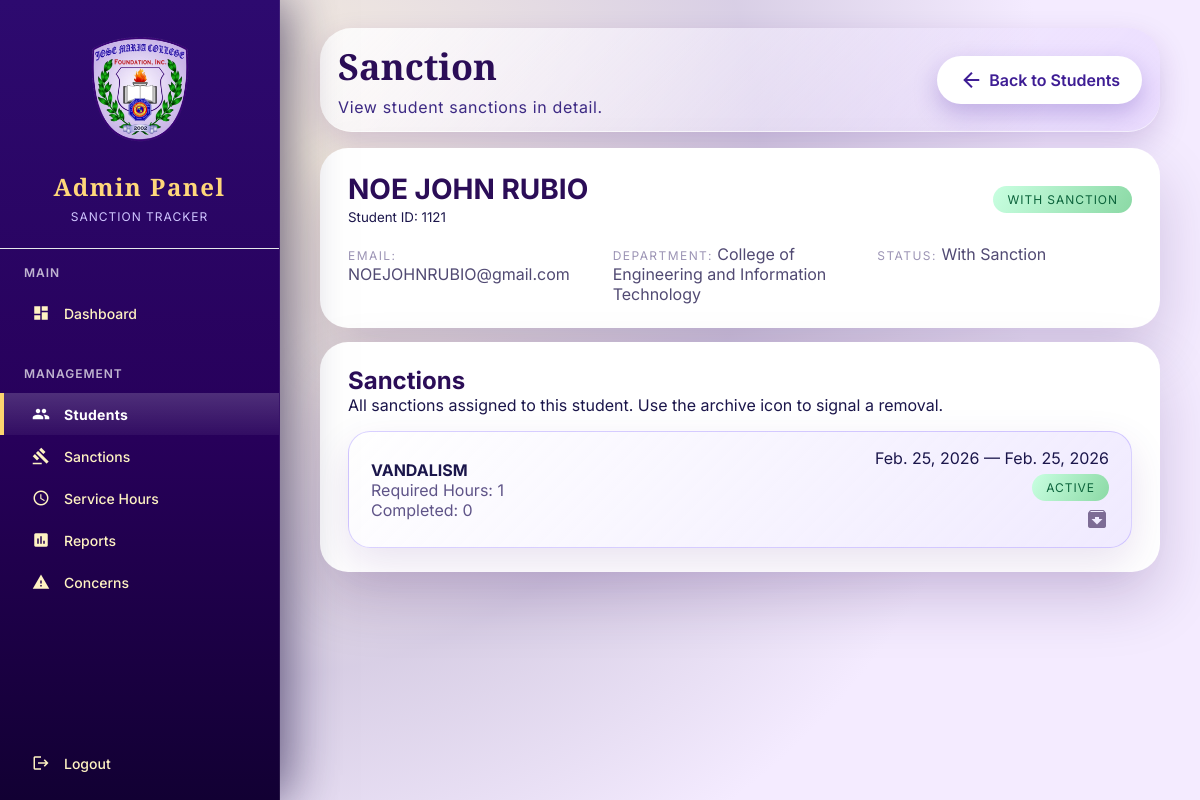
The page /student/6/ (signed in) on the database its author committed.
### authentication/models.py (models this page shows, shortened)
class User(AbstractUser):
    ROLE_CHOICES = (
        ('student', 'Student'),
        ('admin', 'Administrator'),
    )
    STATUS_CHOICES = (
        ('active', 'Active'),
        ('inactive', 'Inactive'),
        ('suspended', 'Suspended'),
    )
    role = models.CharField(max_length=20, choices=ROLE_CHOICES, default='student')
    email = models.EmailField(unique=True)
    status = models.CharField(max_length=20, choices=STATUS_CHOICES, default='active')
    student_code = models.CharField(max_length=30, unique=True, blank=True, null=True)
    department = models.CharField(max_length=120, blank=True)
    course_year = models.CharField(max_length=60, blank=True)
    created_at = models.DateTimeField(auto_now_add=True, null=True)
    updated_at = models.DateTimeField(auto_now=True)
    objects = CustomUserManager()
    class Meta:
        ordering = ['-created_at']
        verbose_name = 'User'
        verbose_name_plural = 'Users'
    @property
    def display_name(self):
        return self.get_full_name() or self.username
    @property
    def identifier(self):
        return self.student_code or f"S{self.id:03d}"

class SanctionType(models.Model):
    GRAVITY_CHOICES = (
        ("Minor", "Minor"),
        ("Major", "Major"),
        ("Grave", "Grave"),
    )
    description = models.CharField(max_length=255, unique=True)
    hours = models.PositiveIntegerField(default=1)
    gravity = models.CharField(max_length=10, choices=GRAVITY_CHOICES, default="Minor")
    created_at = models.DateTimeField(auto_now_add=True)
    updated_at = models.DateTimeField(auto_now=True)
    class Meta:
        ordering = ["description"]

class Sanction(models.Model):
    STATUS_CHOICES = (
        ("active", "Active"),
        ("completed", "Completed"),
    )
    student = models.ForeignKey(User, on_delete=models.CASCADE, related_name="sanctions")
    sanction_type = models.ForeignKey(
        SanctionType,
        on_delete=models.SET_NULL,
        null=True,
        blank=True,
        related_name="sanctions",
    )
    violation_snapshot = models.CharField(max_length=255, blank=True)
    department = models.CharField(max_length=120, blank=True)
    required_hours = models.PositiveIntegerField(default=0)
    completed_hours = models.PositiveIntegerField(default=0)
    status = models.CharField(max_length=20, choices=STATUS_CHOICES, default="active")
    date_issued = models.DateField()
    due_date = models.DateField()
    due_warning_sent_at = models.DateTimeField(null=True, blank=True)
    last_overdue_extension_date = models.DateField(null=True, blank=True)
    note = models.TextField(blank=True)
    created_at = models.DateTimeField(auto_now_add=True)
    updated_at = models.DateTimeField(auto_now=True)
    class Meta:
        ordering = ["-date_issued", "-created_at"]
    @property
    def violation(self):
        if self.sanction_type_id:
            return self.sanction_type.description
        return self.violation_snapshot or "Unknown"

### authentication/views.py (the view)
# urls.py: path('student/<int:student_id>/', auth_views.student_detail_view, name='student_detail'),
@login_required
def student_detail_view(request, student_id):
    if not has_admin_access(request.user):
        messages.error(request, "You do not have permission to access this page.")
        return redirect("dashboard")
    try:
        student = User.objects.get(id=student_id, role="student")
    except User.DoesNotExist:
        messages.error(request, "Student not found.")
        return redirect("student_management")
    sanctions_qs = (
        Sanction.objects.filter(student=student)
        .select_related("sanction_type")
        .order_by("-date_issued", "-created_at")
    )
    today = timezone.localdate()
    overdue_count = 0
    sanctions = []
    for sanction in sanctions_qs:
        approved_hours_qs = ServiceHourSubmission.objects.filter(
            student=student, sanction=sanction, status="approved"
        )
        approved_hours = approved_hours_qs.aggregate(total=Sum("hours"))["total"] or Decimal("0")
        completed_hours = format_hours(approved_hours)
        progress_percentage = 0
        if sanction.required_hours:
            progress_percentage = min(
                int((approved_hours / Decimal(str(sanction.required_hours))) * 100), 100
            )
        status_value = "completed" if progress_percentage >= 100 else "active"
        status_label = "Completed" if status_value == "completed" else "Active"
        overdue = status_value == "active" and sanction.due_date < today
        if overdue:
            overdue_count += 1
        sanctions.append(
            {
                "id": sanction.id,
                "violation": sanction.violation,
                "required_hours": sanction.required_hours,
                "completed_hours": completed_hours,
                "status_label": status_label,
                "status": status_value,
                "date_issued": sanction.date_issued,
                "due_date": sanction.due_date,
                "overdue": overdue,
            }
        )
    has_active = sanctions_qs.filter(status="active").exists()
    has_sanctions = sanctions_qs.exists()
    context = {
        "student": student,
        "sanctions": sanctions,
        "overdue_count": overdue_count,
        "sanction_status": "With Sanction" if has_active else "Cleared",
        "has_sanctions": has_sanctions,
        "has_active": has_active,
    }
    return render(request, "admin/student_detail.html", context)

### authentication/views.py (called while the page is built)
def has_admin_access(user):
    return user.is_authenticated and (
        user.is_superuser or user.is_staff or getattr(user, "role", None) == "admin"
    )

def format_hours(value):
    if value is None:
        return 0
    if not isinstance(value, Decimal):
        value = Decimal(str(value))
    rounded = value.quantize(Decimal("0.01"))
    if rounded == rounded.to_integral():
        return int(rounded)
    return float(rounded)

### templates/admin/student_detail.html (shortened to what this page needs)
{% load static %}
<!DOCTYPE html>
<html lang="en">
<head>
    <link rel="stylesheet" href="{% static 'css/admin-theme.css' %}">
</head>
<body>
    <div class="sidebar">
        <div class="sidebar-header">
            <div class="sidebar-logo">
                <img src="{% static 'images/logo1.png' %}" alt="School logo">
            </div>
            <h1>Admin Panel</h1>
            <p>Sanction Tracker</p>
        </div>
        <div class="nav-section">
            <h3>Main</h3>
            <a href="{% url 'admin_dashboard' %}" class="nav-item">
                <i class="material-icons">dashboard</i>
                Dashboard
            </a>
        </div>
        <div class="nav-section">
            <h3>Management</h3>
            <a href="{% url 'student_management' %}" class="nav-item active">
                <i class="material-icons">people</i>
                Students
            </a>
            <a href="{% url 'sanction_management' %}" class="nav-item">
                <i class="material-icons">gavel</i>
                Sanctions
            </a>
            <a href="{% url 'servicehours_management' %}" class="nav-item">
                <i class="material-icons">schedule</i>
                Service Hours
            </a>
            <a href="{% url 'reports_management' %}" class="nav-item">
                <i class="material-icons">assessment</i>
                Reports
            </a>
            <a href="{% url 'concerns_management' %}" class="nav-item">
                <i class="material-icons">warning</i>
                Concerns
            </a>
        </div>
        <div class="nav-section" style="margin-top:auto;">
            <a href="{% url 'logout' %}" class="nav-item">
                <i class="material-icons">logout</i>
                Logout
            </a>
        </div>
    </div>
    <div class="main-content">
        <div class="hero">
            <div>
                <h1>Sanction</h1>
                <p>View student sanctions in detail.</p>
            </div>
            <a href="{% url 'student_management' %}" class="back-btn">
                <i class="material-icons">arrow_back</i>
                Back to Students
            </a>
        </div>
        <section class="panel">
            <div class="profile-header">
                <div>
                    <h2>{{ student.display_name }}</h2>
                    <small>Student ID: {{ student.identifier }}</small>
                </div>
                <span class="pill {% if has_active %}active{% else %}cleared{% endif %}">
                    {% if has_active %}
                        With Sanction
                    {% else %}
                        Cleared
                    {% endif %}
                </span>
            </div>
            <div class="info-grid">
                <div>
                    <span class="label">Email:</span>
                    {{ student.email }}
                </div>
                <div>
                    <span class="label">Department:</span>
                    {{ student.department|default:"Unassigned" }}
                </div>
                <div>
                    <span class="label">Status:</span>
                    {{ sanction_status }}
                </div>
            </div>
        </section>
        <section class="panel sanctions-card">
            <div>
                <h3>Sanctions</h3>
                <p>All sanctions assigned to this student. Use the archive icon to signal a removal.</p>
            </div>
            {% if sanctions %}
            <div class="sanctions-list">
                {% for sanction in sanctions %}
                <article class="sanction-item">
                    <div class="details">
                        <strong>{{ sanction.violation }}</strong>
                        <span>Required Hours: {{ sanction.required_hours }}</span>
                        <span>Completed: {{ sanction.completed_hours }}</span>
                    </div>
                    <div class="meta">
                        <span>{{ sanction.date_issued }} — {{ sanction.due_date }}</span>
                        <span class="pill {% if sanction.status == 'completed' %}cleared{% else %}active{% endif %}">
                            {{ sanction.status_label }}
                        </span>
                        <i class="material-icons" style="color: var(--text-muted); cursor: pointer;">archive</i>
                    </div>
                </article>
                {% endfor %}
            </div>
            {% else %}
            <p class="empty-state">No sanctions have been logged for this student yet.</p>
            {% endif %}
        </section>
    </div>
</body>
</html>

### rows shown on the page
User: display_name "NOE JOHN RUBIO", identifier "1121", email "NOEJOHNRUBIO@gmail.com", department "College of Engineering and Information Technology"
SanctionType: violation "VANDALISM"
Sanction: date_issued "Feb. 25, 2026", due_date "Feb. 25, 2026"

### other values the page prints
{{ sanction_status }} "With Sanction"
{{ sanction.required_hours }} "1"
{{ sanction.completed_hours }} "0"
{{ sanction.status_label }} "ACTIVE"
